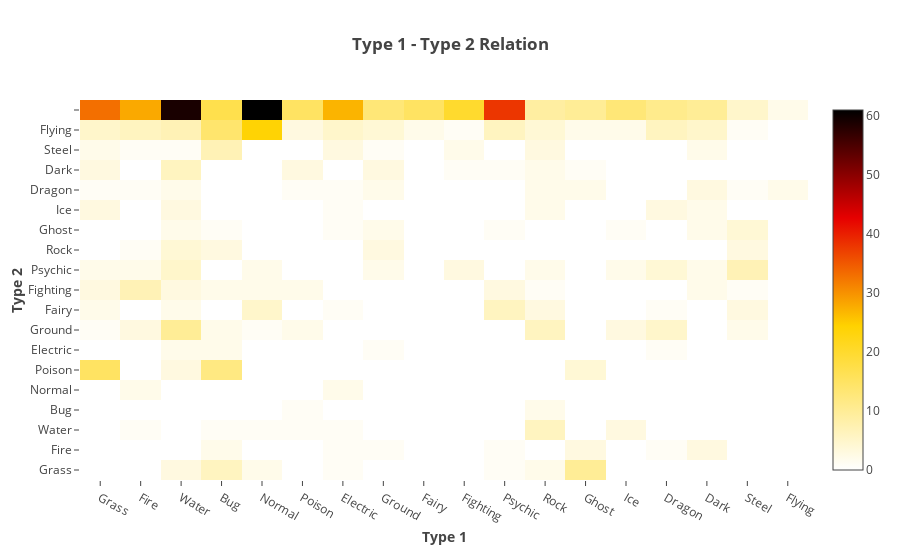

Notebook source saved alongside this figure:
### Markdown cell above
It's interesting that most of the Pokemons are single typed. Let's see the combination on each type with a heatmap.

### Code cell
z1 = np.array([])
z2 = []
z3 = np.array([])
for t2 in types2: 
    for t1 in types:
        criteria1 = df['Type 1'] == t1
        criteria2 = df['Type 2'] == t2
        z2_val = len(df[criteria1 & criteria2])
        z2.append(z2_val)
    z1 = np.append(z1,[z2])
    z2.clear()


z3 = np.reshape(z1, (19, 18))

# Make heatmap graph
trace = go.Heatmap(z=z3,
                   x=types,
                   y=types2,
                   colorscale='Hot',
                   reversescale=True
                  )

layout = go.Layout(
    title='<b>Type 1 - Type 2 Relation</b>',
    xaxis = dict( title='<b>Type 1</b>'),
    yaxis = dict(title='<b>Type 2</b>' ),
    
)

data=[trace]
fig = go.Figure(data=data, layout=layout)
iplot(fig)

### Figure 1 — Plotly figure (JSON) as saved in the notebook; plotly's stock layout.template omitted (floating-point values rounded to 4 significant figures; data arrays with more than 128 entries replaced by an {"elided": "..."} marker saying what was removed)
{"data": [{"colorscale": "Hot", "reversescale": true, "type": "heatmap", "uid": "1bcd252f-35e7-4ebf-bb8c-7810ce8352bc", "x": ["Grass", "Fire", "Water", "Bug", "Normal", "Poison", "Electric", "Ground", "Fairy", "Fighting", "Psychic", "Rock", "Ghost", "Ice", "Dragon", "Dark", "Steel", "Flying"], "y": ["Grass", "Fire", "Water", "Bug", "Normal", "Poison", "Electric", "Ground", "Fairy", "Fighting", "Psychic", "Rock", "Ghost", "Ice", "Dragon", "Dark", "Steel", "Flying", ""], "z": {"elided": "19x18 int values"}}], "layout": {"title": {"text": "<b>Type 1 - Type 2 Relation</b>"}, "xaxis": {"title": {"text": "<b>Type 1</b>"}}, "yaxis": {"title": {"text": "<b>Type 2</b>"}}}}
